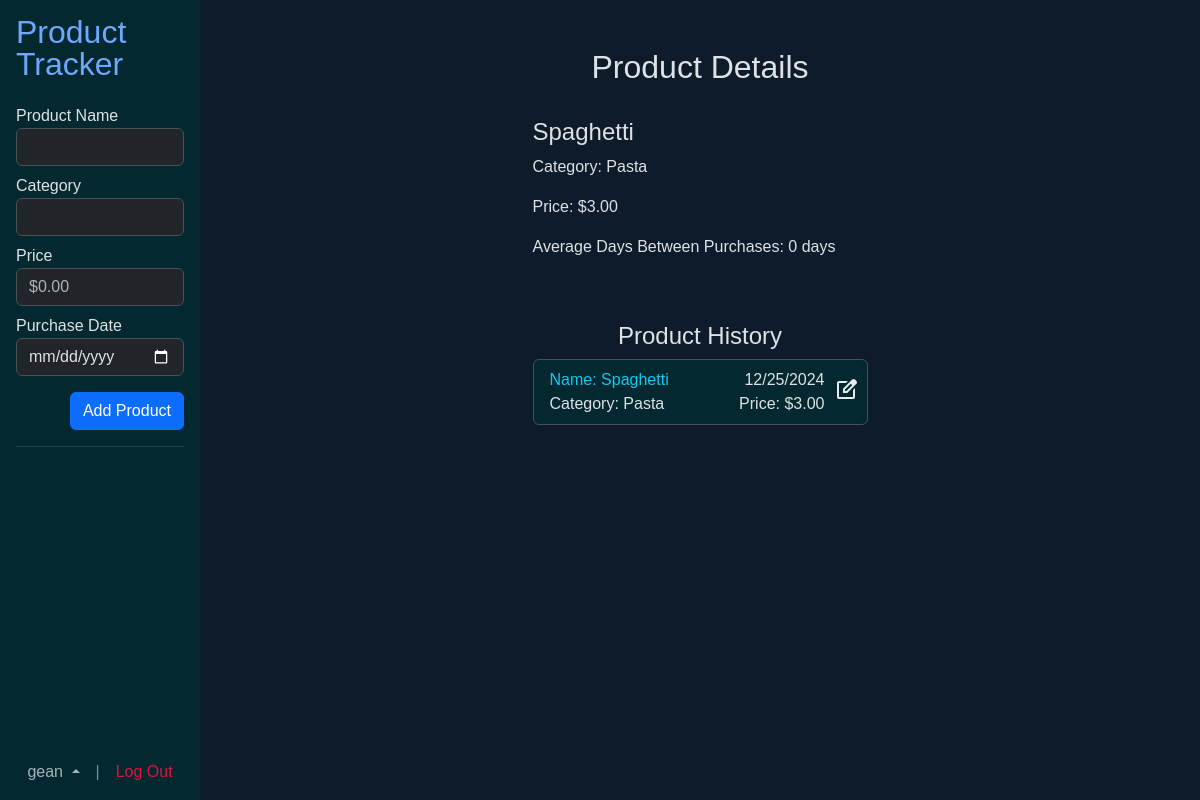
/product?id=9 (signed in), run on an earlier commit of the app's database.
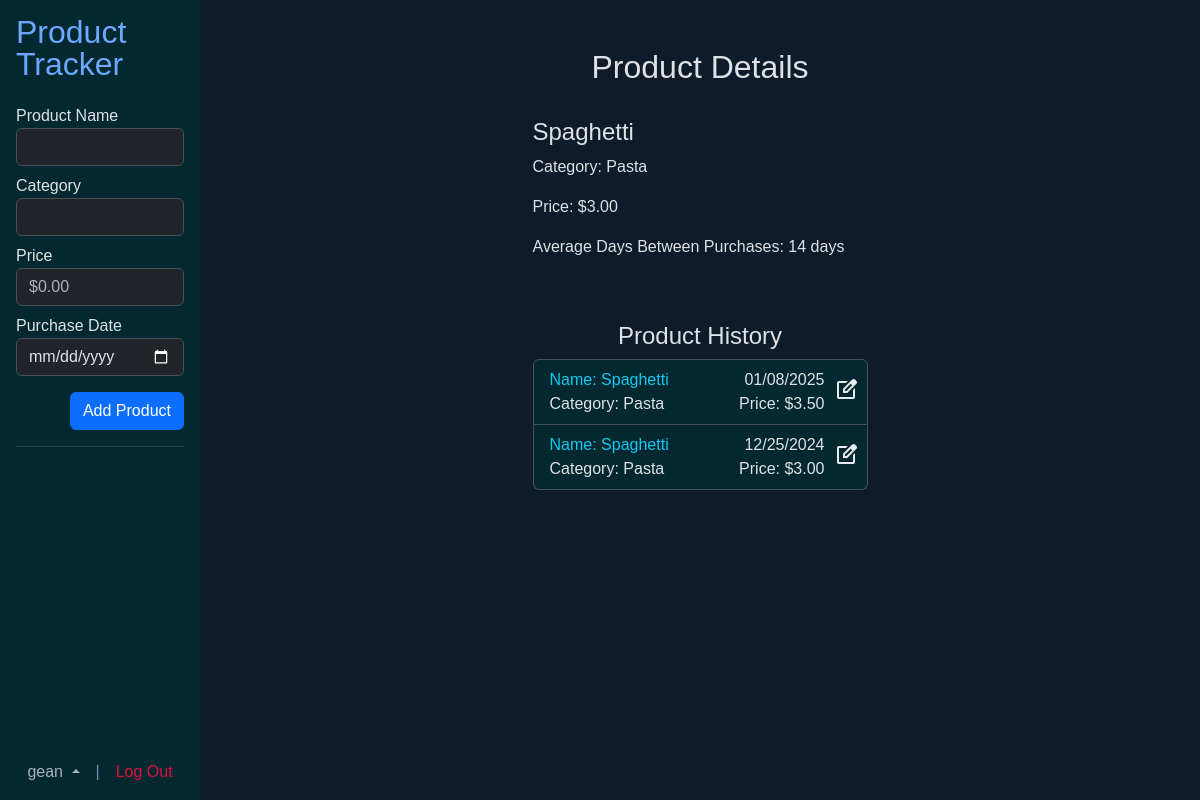
And on a later commit of the database.
### tables this page shows
CREATE TABLE history (
id         INTEGER NOT NULL PRIMARY KEY AUTOINCREMENT,
user_id    INTEGER NOT NULL,
item_id    INTEGER NOT NULL,
t_date INTEGER NOT NULL DEFAULT CURRENT_TIMESTAMP,
price      NUMERIC NOT NULL,
    FOREIGN KEY (user_id) REFERENCES users(id)
        ON UPDATE CASCADE
        ON DELETE CASCADE,
    FOREIGN KEY (item_id) REFERENCES items(id)
        ON UPDATE CASCADE
        ON DELETE CASCADE
);

CREATE TABLE items (
id        INTEGER NOT NULL PRIMARY KEY AUTOINCREMENT,
item_name TEXT NOT NULL UNIQUE,
cat_id    INTEGER NOT NULL,
    FOREIGN KEY (cat_id) REFERENCES categories(id)
    ON UPDATE CASCADE
    ON DELETE CASCADE
);

CREATE TABLE categories (
id       INTEGER NOT NULL PRIMARY KEY AUTOINCREMENT,
cat_name TEXT NOT NULL UNIQUE
);

### app.py (the view)
@app.route("/product", methods=["GET"])
@login_required
def product():
    categories = db.execute(text(
        "SELECT id, cat_name AS name FROM categories"
    )).fetchall()
    products = db.execute(text(
        """SELECT history.id AS hist_id, items.id, item_name AS name, cat_name AS category, price, t_date, username FROM history
            JOIN users ON user_id = users.id
            JOIN items ON item_id = items.id
            JOIN categories ON items.cat_id = categories.id
            WHERE user_id = :user AND item_id = (SELECT item_id FROM history WHERE id = :item)
            ORDER BY t_date DESC"""
    ), {"user": session["user_id"], "item": int(request.args.get("id"))}).fetchall()
    selected = None
    dt_diff = []
    for product in products:
        if product.hist_id == int(request.args.get("id")):
            selected = product
    for product in products:
        if product.name == selected.name:
            dt_diff.append(floor(int(product.t_date) / 86400))
    dt_sum = 0
    count = 0
    for i in range(len(dt_diff)):
        if i + 1 < len(dt_diff):
            dt_sum += dt_diff[i] - dt_diff[i + 1]
            count += 1
    try:
        avg_days = int(dt_sum / count)
    except ZeroDivisionError:
        avg_days = 0
    try:
        username = db.execute(text(
            "SELECT username FROM users WHERE id = :id"
        ), {"id": session['user_id']}).fetchone().username
    except:
        session.clear()
        return redirect("/")
    return render_template("index.html", selected_product=selected, products=products, categories=categories, avg_days=avg_days, username=username)

### app.py (called while the page is built)
def usd(value):
    return f"${value:,.2f}"

def date_format(pattern, value):
    return time.strftime(pattern, time.localtime(value))

def login_required(f):
    @wraps(f)
    def decorated_function(*args, **kwargs):
        if session.get("user_id") is None:
            return redirect("/login")
        return f(*args, **kwargs)
    return decorated_function

### templates/index.html (shortened to what this page needs)
{% extends "layout.html" %}
{% block main %}
	<div class="d-flex h-100 p-0 m-0">
		<div class="offcanvas-sm" style="width:200px"></div>
		<nav class="offcanvas-sm offcanvas-start p-3 h-100 bg-info-subtle" style="width: 200px; position: fixed;" tabindex="-1" id="offcanvasResponsive" aria-labelledby="offcanvasResponsiveLabel">
            <div class="offcanvas-body-sm" style="height: 60%">
				<h2 class="offcanvas-title mb-4 lh-1"><a href="/">Product Tracker</a></h2>
				<form method="POST" action="{{ url_for('add_product')}}">
					<div class="form-group mb-2">
						<label for="name">Product Name</label>
						<input type="text" class="form-control" id="name" name="name" required autocomplete="name">
					</div>
					<div class="form-group mb-2">
						<label for="category">Category</label>
						<input name="category" class="form-control" list="datalistOptions" id="category">
					</div>
					<div class="form-group mb-2">
						<label for="price">Price</label>
						<input type="number" class="form-control" id="price" name="price" required step="0.01" min="0" placeholder="$0.00">
					</div>
					<div class="form-group mb-2">
						<label for="date">Purchase Date</label>
						<input type="date" class="form-control" id="date" name="date" required>
					</div>
					<div class="form-group mb-3 pt-2 text-end">
						<button type="submit" class="btn btn-primary">Add Product</button>
					</div>
				</form>
				<hr style="color: #778DA9">
			</div>
			<div id="user-div" class="offcanvas-footer d-flex justify-content-center align-items-end dropup" style="height:40%">
				<a class="text-muted dropdown-toggle" data-bs-toggle="dropdown" aria-expanded="false" style="cursor: pointer">{{ username }} </a>
				<a class="px-3" style="color: #778DA9">|</a>
				<a href="/logout" style="color: #DC143C">Log Out</a>
			</div>
		</nav>
		<div class="text-center mx-auto pt-5">
			<div id="main-content">
				<div class="text-start pb-4" style="height: 250px; width: 335px;">
					{% if selected_product %}
						<h2 class="pb-4 text-center">Product Details</h2>
						<h4>{{ selected_product.name.capitalize() }}</h3>
						<p>Category: {{ selected_product.category.capitalize() }}</p>
						<p>Price: {{ usd(selected_product.price) }}</p>
						<p>Average Days Between Purchases: {{ avg_days }} days</p>
					{% else %}
						<div class="text-center">
							<h2>Product Details</h2>
							<p>Select a product to see details.</p>
						</div>
					{% endif %}
				</div>
				<div class="mt-4 mx-auto pb-4" style="width: 335px;">
					<h4>Product History</h4>
					<ul id="product-list" class="list-group">
						{% if products %}
							{% for product in products %}
								<li class="bg-info-subtle d-flex list-group-item pb-2 pe-0">
									<div class="w-100 text-start">
										<a href="{{ url_for('product', id=product.hist_id) }}" class="text-body">
											<div class="row">
												<div class="col-auto text-info">Name: {{ product.name.capitalize() }}</div>
												<div class="col text-end">{{ date_format("%m/%d/%Y", product.t_date) }}</div>
											</div>
											<div class="row">
												<div class="col-auto">Category: {{ product.category.capitalize() }}</div>
												<div class="col text-end">Price: {{ usd(product.price) }}</div>
											</div>
										</a>
									</div>
									<div>
										<button name="edit" value="{{ product.hist_id }}" class="btn p-2 pb-0 pt-2" data-bs-toggle="modal" data-bs-target="#modal" data-bs-name="{{ product.name.capitalize() }}">
										</button>
									</div>
								</li>
							{% endfor %}
						{% else %}
								<p>No Products</p>
						{% endif %}
					</ul>
				</div>
			</div>
		</div>
    </div>
{% endblock %}

What changed in the data, as far as the page shows it:
added history: name "Spaghetti", t_date "01/08/2025", category "Pasta", price "$3.50"
Also different on the page:
{{ avg_days }}: "0" → "14"
